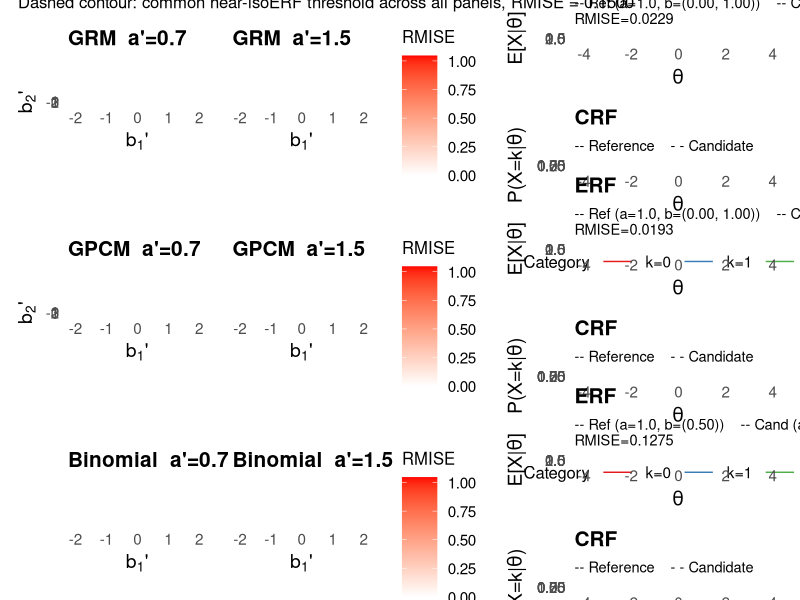

Here is the R script that generated this plot:
library(ggplot2)
library(patchwork)

logis <- function(x) 1 / (1 + exp(-x))

# ---- ERF and CRF for each model (K=3) ----

erf_grm <- function(theta, a, b) {
  rowSums(outer(theta, b, function(t, bk) logis(a * (t - bk))))
}
crf_grm <- function(theta, a, b) {
  p0 <- logis(a * (theta - b[1]))
  p1 <- logis(a * (theta - b[2]))
  data.frame(theta = theta, k0 = 1 - p0, k1 = p0 - p1, k2 = p1)
}

erf_gpcm <- function(theta, a, b) {
  sapply(theta, function(t) {
    u1 <- exp(a * (t - b[1]))
    u2 <- exp(a * (t - b[1]) + a * (t - b[2]))
    (u1 + 2 * u2) / (1 + u1 + u2)
  })
}
crf_gpcm <- function(theta, a, b) {
  m <- t(sapply(theta, function(t) {
    u1 <- exp(a * (t - b[1]))
    u2 <- exp(a * (t - b[1]) + a * (t - b[2]))
    d  <- 1 + u1 + u2
    c(k0 = 1/d, k1 = u1/d, k2 = u2/d)
  }))
  as.data.frame(cbind(theta = theta, m))
}

erf_binom <- function(theta, a, b) {
  2 * logis(a * (theta - b[1]))   # b[2] not used
}
crf_binom <- function(theta, a, b) {
  p <- logis(a * (theta - b[1]))
  data.frame(theta = theta, k0 = (1-p)^2, k1 = 2*p*(1-p), k2 = p^2)
}

# ---- Per-model references ----
refs <- list(
  GRM      = list(a = 1, b = c(0, 1),  erf_fn = erf_grm,  crf_fn = crf_grm),
  GPCM     = list(a = 1, b = c(0, 1),  erf_fn = erf_gpcm, crf_fn = crf_gpcm),
  Binomial = list(a = 1, b = c(0.5, NA), erf_fn = erf_binom, crf_fn = crf_binom)
)

erf_dist <- function(erf_ref_fn, erf_fn, a_prime, b_prime) {
  integrate(function(theta) {
    (erf_ref_fn(theta) - erf_fn(theta, a_prime, b_prime))^2 * dnorm(theta)
  }, lower = -5, upper = 5, subdivisions = 200)$value
}

# ---- Grids ----
b1_vals <- seq(-2, 2, length.out = 60)
b2_vals <- seq(-1, 3, length.out = 60)

grids <- list(
  GRM     = subset(expand.grid(b1 = b1_vals, b2 = b2_vals), b1 < b2),
  GPCM    = expand.grid(b1 = b1_vals, b2 = b2_vals),
  Binomial = expand.grid(b1 = b1_vals, b2 = b2_vals)
)

erfs <- list(GRM = erf_grm, GPCM = erf_gpcm, Binomial = erf_binom)
crfs <- list(GRM = crf_grm, GPCM = crf_gpcm, Binomial = crf_binom)

# ---- Shared theme: larger text throughout ----
theme_iso <- function() {
  theme_minimal(base_size = 15) +
    theme(
      plot.title      = element_text(size = 15, face = "bold"),
      plot.subtitle   = element_text(size = 10.5),
      axis.title      = element_text(size = 14),
      axis.text       = element_text(size = 11),
      legend.title    = element_text(size = 12),
      legend.text     = element_text(size = 11),
      legend.key.width = unit(0.9, "cm")
    )
}

# ---- Plot helpers ----
make_dist_plot <- function(g, erf_ref_fn, b_ref_row, erf_fn, ap,
                           model_name, show_legend = FALSE, highlight = NULL,
                           scale_max = NA, show_isoerf_contour = FALSE,
                           contour_level = NULL, show_yaxis = TRUE) {
  if (!"dist" %in% names(g)) {
    g$dist <- mapply(function(b1, b2) erf_dist(erf_ref_fn, erf_fn, ap, c(b1, b2)),
                     g$b1, g$b2)
    cat(sprintf("%-8s a'=%.1f  min=%.6f  at b1=%.3f b2=%.3f\n",
                model_name, ap, min(g$dist),
                g$b1[which.min(g$dist)], g$b2[which.min(g$dist)]))
  }
  p <- ggplot(g, aes(x = b1, y = b2, fill = sqrt(dist))) +
    geom_tile() +
    { if (!is.na(b_ref_row[2]))
        annotate("point", x = b_ref_row[1], y = b_ref_row[2],
                 shape = 4, size = 3.5, color = "black", stroke = 1.3)
      else list() } +
    scale_fill_gradient(low = "white", high = "red",
                        limits = c(0, scale_max),
                        name = "RMISE",
                        guide = if (show_legend) "colourbar" else "none") +
    labs(title = sprintf("%s  a'=%.1f", model_name, ap),
         x = expression(b[1]*"'"),
         y = if (show_yaxis) expression(b[2]*"'") else NULL) +
    theme_iso()
  if (!show_yaxis) {
    p <- p + theme(axis.text.y = element_blank(), axis.title.y = element_blank())
  }
  if (show_isoerf_contour && !is.null(contour_level)) {
    p <- p + geom_contour(data = g, aes(x = b1, y = b2, z = sqrt(dist)),
                          inherit.aes = FALSE, breaks = contour_level,
                          color = "steelblue", linewidth = 0.9, linetype = "dashed")
  }
  if (!is.null(highlight)) {
    p <- p +
      annotate("point", x = highlight[1], y = highlight[2],
               shape = 21, size = 4.5, color = "black", fill = "white", stroke = 1.3) +
      annotate("text", x = highlight[1] + 0.15, y = highlight[2] - 0.15,
               label = sprintf("(%.2f, %.2f)", highlight[1], highlight[2]),
               size = 3.4, hjust = 0)
  }
  list(plot = p, grid = g)
}

make_erf_crf <- function(ref, erf_fn, crf_fn, a_cand, b_cand) {
  theta_seq <- seq(-4, 4, length.out = 300)
  erf_ref_fn <- function(theta) ref$erf_fn(theta, ref$a, ref$b)
  rmise <- sqrt(integrate(function(theta)
    (erf_ref_fn(theta) - erf_fn(theta, a_cand, b_cand))^2 * dnorm(theta),
    lower = -5, upper = 5, subdivisions = 200)$value)

  erf_df <- data.frame(
    theta = rep(theta_seq, 2),
    erf   = c(erf_ref_fn(theta_seq), erf_fn(theta_seq, a_cand, b_cand)),
    model = rep(c("Reference", "Candidate"), each = length(theta_seq))
  )
  p_erf <- ggplot(erf_df, aes(x = theta, y = erf, color = model, linetype = model)) +
    geom_line(linewidth = 1.1) +
    scale_color_manual(values = c("black", "red"), guide = "none") +
    scale_linetype_manual(values = c("dashed", "solid"), guide = "none") +
    labs(x = expression(theta), y = expression(E*"["*X*"|"*theta*"]"),
         title = "ERF",
         subtitle = {
           fmt_b <- function(b) paste(sprintf("%.2f", b[!is.na(b)]), collapse = ", ")
           sprintf("-- Ref (a=%.1f, b=(%s))    -- Cand (a'=%.1f, b'=(%s))\nRMISE=%.4f",
                   ref$a, fmt_b(ref$b), a_cand, fmt_b(b_cand), rmise)
         }) +
    theme_iso() +
    theme(plot.subtitle = element_text(size = 10.5))

  r  <- ref$crf_fn(theta_seq, ref$a, ref$b)
  cc <- crf_fn(theta_seq, a_cand, b_cand)
  crf_df <- rbind(
    data.frame(theta = theta_seq, prob = r$k0,  k = "k=0", model = "Reference"),
    data.frame(theta = theta_seq, prob = r$k1,  k = "k=1", model = "Reference"),
    data.frame(theta = theta_seq, prob = r$k2,  k = "k=2", model = "Reference"),
    data.frame(theta = theta_seq, prob = cc$k0, k = "k=0", model = "Candidate"),
    data.frame(theta = theta_seq, prob = cc$k1, k = "k=1", model = "Candidate"),
    data.frame(theta = theta_seq, prob = cc$k2, k = "k=2", model = "Candidate")
  )
  p_crf <- ggplot(crf_df, aes(x = theta, y = prob, color = k,
                               linetype = model, linewidth = model)) +
    geom_line() +
    scale_linetype_manual(values = c("dashed", "solid"), guide = "none") +
    scale_linewidth_manual(values = c(0.7, 1.1), guide = "none") +
    scale_color_brewer(palette = "Set1", name = "Category") +
    labs(x = expression(theta), y = expression("P(X=k|"*theta*")"),
         title = "CRF", subtitle = "-- Reference    - - Candidate") +
    theme_iso() +
    theme(legend.position = "bottom", plot.subtitle = element_text(size = 10.5))

  list(erf = p_erf, crf = p_crf)
}

make_dist_plot_1d <- function(b1_vals, erf_ref_fn, b_ref, erf_fn, ap,
                              model_name, show_legend = FALSE, highlight = NULL,
                              scale_max = NA, precomputed_g = NULL,
                              show_isoerf_contour = FALSE, contour_level = NULL) {
  if (is.null(precomputed_g)) {
    g <- data.frame(b1 = b1_vals)
    g$dist <- sapply(b1_vals, function(b1) erf_dist(erf_ref_fn, erf_fn, ap, c(b1, NA)))
    cat(sprintf("%-8s a'=%.1f  min=%.6f  at b1=%.3f\n",
                model_name, ap, min(g$dist), g$b1[which.min(g$dist)]))
  } else {
    g <- precomputed_g
  }
  # reference a=1; candidate a = ap (0.7 or 1.5); only b1' varies on x-axis
  p <- ggplot(g, aes(x = b1, y = 0, fill = sqrt(dist))) +
    geom_tile(height = 1) +
    annotate("point", x = b_ref, y = 0, shape = 4, size = 4.5, color = "black", stroke = 1.6) +
    scale_fill_gradient(low = "white", high = "red", limits = c(0, scale_max),
                        name = "RMISE",
                        guide = if (show_legend) "colourbar" else "none") +
    scale_y_continuous(limits = c(-0.5, 0.5), expand = c(0, 0)) +
    labs(title = sprintf("%s  a'=%.1f", model_name, ap),
         x = expression(b[1]*"'"), y = NULL) +
    theme_iso() +
    theme(axis.text.y = element_blank(), axis.ticks.y = element_blank(),
          panel.grid = element_blank())
  if (show_isoerf_contour && !is.null(contour_level)) {
    in_band <- g$b1[sqrt(g$dist) <= contour_level]
    if (length(in_band) > 0) {
      band_range <- range(in_band)
      p <- p +
        annotate("segment", x = band_range[1], xend = band_range[1],
                 y = -0.5, yend = 0.5, color = "steelblue",
                 linewidth = 0.9, linetype = "dashed") +
        annotate("segment", x = band_range[2], xend = band_range[2],
                 y = -0.5, yend = 0.5, color = "steelblue",
                 linewidth = 0.9, linetype = "dashed")
    }
  }
  if (!is.null(highlight)) {
    p <- p +
      annotate("point", x = highlight, y = 0,
               shape = 21, size = 5, color = "black", fill = "white", stroke = 1.3) +
      annotate("text", x = highlight + 0.1, y = 0.3,
               label = sprintf("(%.2f)", highlight), size = 3.4, hjust = 0)
  }
  list(plot = p, grid = g)
}

# ---- Pass 1: compute all distances, cache grids ----
a_prime <- 1.5
cached <- list()

for (model in c("GRM", "GPCM", "Binomial")) {
  ref <- refs[[model]]
  efn <- erfs[[model]]
  erf_ref_fn <- local({ r <- ref; function(theta) r$erf_fn(theta, r$a, r$b) })

  if (model == "Binomial") {
    g07 <- data.frame(b1 = b1_vals)
    g07$dist <- sapply(b1_vals, function(b1) erf_dist(erf_ref_fn, efn, 0.7, c(b1, NA)))
    g15 <- data.frame(b1 = b1_vals)
    g15$dist <- sapply(b1_vals, function(b1) erf_dist(erf_ref_fn, efn, 1.5, c(b1, NA)))
  } else {
    g <- grids[[model]]
    g07 <- g
    g07$dist <- mapply(function(b1, b2) erf_dist(erf_ref_fn, efn, 0.7, c(b1, b2)), g$b1, g$b2)
    g15 <- g
    g15$dist <- mapply(function(b1, b2) erf_dist(erf_ref_fn, efn, 1.5, c(b1, b2)), g$b1, g$b2)
  }
  cached[[model]] <- list(g07 = g07, g15 = g15, erf_ref_fn = erf_ref_fn)
  cat(sprintf("Computed %s\n", model))
}

scale_max <- max(sqrt(unlist(lapply(cached, function(x) c(x$g07$dist, x$g15$dist)))))
cat(sprintf("Global scale max (sqrt dist): %.4f\n", scale_max))

# ---- Common near-isoERF threshold ----
# A single absolute ERF-distance threshold, shared across every panel (all
# three models, both a' values), rather than a per-panel percentile. Since
# the ERF has a common range across models (K-1 = 2 here), a single absolute
# distance is directly comparable across panels. Fixed at 0.15: chosen (by
# checking each panel's minimum achievable distance) to be the smallest round
# value that still yields a visible near-isoERF boundary in all six panels;
# the 3rd-percentile-of-GRM anchor used previously (~0.07) was too tight and
# left three panels (GRM/Binomial at a'=0.7, Binomial at a'=1.5) with no
# candidate below threshold at all.
contour_level_common <- 0.15
cat(sprintf("Common near-isoERF contour threshold (sqrt dist, fixed): %.4f\n",
            contour_level_common))

# ---- Pass 2: build plots with shared color scale ----
rows <- list()

for (model in c("GRM", "GPCM", "Binomial")) {
  ref <- refs[[model]]
  efn <- erfs[[model]]
  cfn <- crfs[[model]]
  cc  <- cached[[model]]

  if (model == "Binomial") {
    r07_plot <- make_dist_plot_1d(b1_vals, cc$erf_ref_fn, ref$b[1], efn, 0.7, model,
                                  show_legend = FALSE, scale_max = scale_max,
                                  precomputed_g = cc$g07, show_isoerf_contour = TRUE,
                                  contour_level = contour_level_common)$plot
    cand_b1  <- cc$g15$b1[which.min(cc$g15$dist)]
    r15_plot <- make_dist_plot_1d(b1_vals, cc$erf_ref_fn, ref$b[1], efn, 1.5, model,
                                  show_legend = TRUE, scale_max = scale_max,
                                  precomputed_g = cc$g15, highlight = cand_b1,
                                  show_isoerf_contour = TRUE,
                                  contour_level = contour_level_common)$plot
    cand <- c(cand_b1, NA)
  } else {
    iso_contour <- TRUE
    r07_plot <- make_dist_plot(cc$g07, cc$erf_ref_fn, ref$b, efn, 0.7, model,
                               show_legend = FALSE, scale_max = scale_max,
                               show_isoerf_contour = iso_contour,
                               contour_level = contour_level_common)$plot
    cand     <- with(cc$g15, c(b1[which.min(dist)], b2[which.min(dist)]))
    r15_plot <- make_dist_plot(cc$g15, cc$erf_ref_fn, ref$b, efn, 1.5, model,
                               show_legend = TRUE, scale_max = scale_max,
                               highlight = cand, show_isoerf_contour = iso_contour,
                               contour_level = contour_level_common,
                               show_yaxis = FALSE)$plot
  }

  panels <- make_erf_crf(ref, efn, cfn, a_prime, cand)
  rows[[model]] <- (r07_plot | r15_plot | (panels$erf / panels$crf)) +
    plot_layout(widths = c(1, 1, 1.5))
}

p_final <- (rows$GRM / rows$GPCM / rows$Binomial) +
  plot_annotation(
    title    = "Within-model isoERF distance  (GRM / GPCM / Binomial,  K=3,  reference a=1)",
    subtitle = sprintf(paste(
      "Left column: candidate a'=0.7    Right column: candidate a'=1.5    x = reference    o = minimum-distance candidate (defines right-panel ERF/CRF)",
      "Dashed contour: common near-isoERF threshold across all panels, RMISE = %.4f",
      sep = "\n"),
      contour_level_common),
    theme = theme(plot.title = element_text(size = 17, face = "bold"),
                  plot.subtitle = element_text(size = 12))
  )

ggsave("/home/ben/Dropbox/Apps/Overleaf/binomial_model/fig_isoerf_distance2.pdf",
       p_final, width = 15, height = 16)
cat("saved\n")
